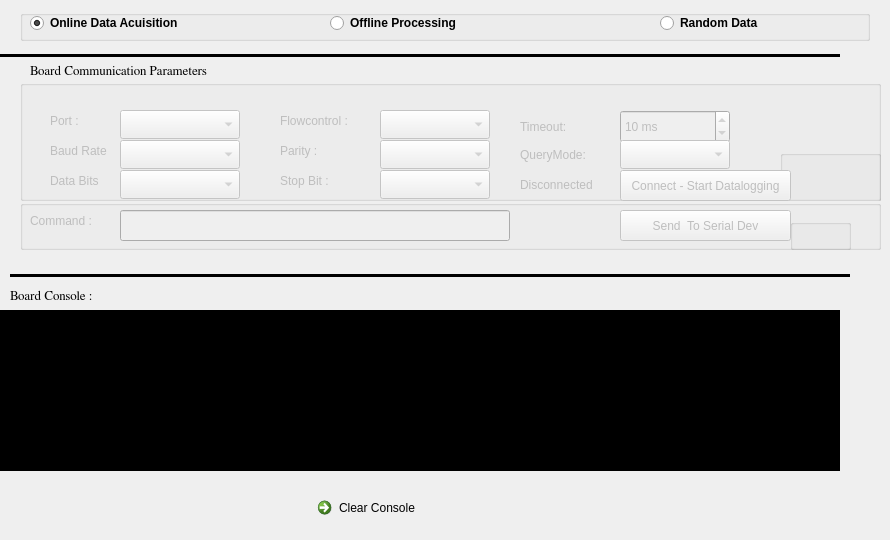
    <widget class="QWidget" name="tab_2">
     <attribute name="title">
      <string>Serial Configuration</string>
     </attribute>
     <widget class="QLabel" name="label">
      <property name="geometry">
       <rect>
        <x>30</x>
        <y>60</y>
        <width>251</width>
        <height>21</height>
       </rect>
      </property>
      <property name="font">
       <font>
        <family>FreeSerif</family>
        <pointsize>10</pointsize>
        <weight>50</weight>
        <bold>false</bold>
       </font>
      </property>
      <property name="text">
       <string>Board Communication Parameters</string>
      </property>
     </widget>
     <widget class="QLabel" name="label_2">
      <property name="geometry">
       <rect>
        <x>10</x>
        <y>280</y>
        <width>91</width>
        <height>31</height>
       </rect>
      </property>
      <property name="font">
       <font>
        <family>FreeSerif</family>
        <pointsize>10</pointsize>
        <weight>50</weight>
        <bold>false</bold>
       </font>
      </property>
      <property name="text">
       <string>Board Console :</string>
      </property>
     </widget>
     <widget class="QTextEdit" name="console">
      <property name="enabled">
       <bool>true</bool>
      </property>
      <property name="geometry">
       <rect>
        <x>0</x>
        <y>310</y>
        <width>840</width>
        <height>161</height>
       </rect>
      </property>
      <property name="font">
       <font>
        <family>Consolas</family>
        <pointsize>10</pointsize>
        <weight>50</weight>
        <italic>false</italic>
        <bold>false</bold>
       </font>
      </property>
      <property name="styleSheet">
       <string notr="true">background-color: rgb(0, 0, 0);
color: rgb(0, 255, 0);
font: 10pt &quot;Consolas&quot;;</string>
      </property>
      <property name="readOnly">
       <bool>true</bool>
      </property>
      <property name="html">
       <string>&lt;!DOCTYPE HTML PUBLIC &quot;-//W3C//DTD HTML 4.0//EN&quot; &quot;http://www.w3.org/TR/REC-html40/strict.dtd&quot;&gt;
&lt;html&gt;&lt;head&gt;&lt;meta name=&quot;qrichtext&quot; content=&quot;1&quot; /&gt;&lt;style type=&quot;text/css&quot;&gt;
p, li { white-space: pre-wrap; }
&lt;/style&gt;&lt;/head&gt;&lt;body style=&quot; font-family:'Consolas'; font-size:10pt; font-weight:400; font-style:normal;&quot;&gt;
&lt;p style=&quot; margin-top:0px; margin-bottom:0px; margin-left:0px; margin-right:0px; -qt-block-indent:0; text-indent:0px;&quot;&gt;&lt;br /&gt;&lt;/p&gt;&lt;/body&gt;&lt;/html&gt;</string>
      </property>
     </widget>
     <widget class="Line" name="line_8">
      <property name="geometry">
       <rect>
        <x>10</x>
        <y>260</y>
        <width>840</width>
        <height>31</height>
       </rect>
      </property>
      <property name="font">
       <font>
        <weight>50</weight>
        <bold>false</bold>
       </font>
      </property>
      <property name="frameShadow">
       <enum>QFrame::Plain</enum>
      </property>
      <property name="lineWidth">
       <number>3</number>
      </property>
      <property name="midLineWidth">
       <number>3</number>
      </property>
      <property name="orientation">
       <enum>Qt::Horizontal</enum>
      </property>
     </widget>
     <widget class="QCommandLinkButton" name="commandLinkBtnClearConsole">
      <property name="geometry">
       <rect>
        <x>310</x>
        <y>490</y>
        <width>178</width>
        <height>41</height>
       </rect>
      </property>
      <property name="font">
       <font>
        <family>Segoe UI</family>
        <weight>50</weight>
        <bold>false</bold>
       </font>
      </property>
      <property name="text">
       <string>Clear Console</string>
      </property>
     </widget>
     <widget class="Line" name="line_14">
      <property name="geometry">
       <rect>
        <x>0</x>
        <y>40</y>
        <width>840</width>
        <height>31</height>
       </rect>
      </property>
      <property name="font">
       <font>
        <weight>50</weight>
        <bold>false</bold>
       </font>
      </property>
      <property name="frameShadow">
       <enum>QFrame::Plain</enum>
      </property>
      <property name="lineWidth">
       <number>3</number>
      </property>
      <property name="midLineWidth">
       <number>3</number>
      </property>
      <property name="orientation">
       <enum>Qt::Horizontal</enum>
      </property>
     </widget>
     <widget class="QGroupBox" name="groupBox_hardware">
      <property name="enabled">
       <bool>false</bool>
      </property>
      <property name="geometry">
       <rect>
        <x>20</x>
        <y>80</y>
        <width>861</width>
        <height>121</height>
       </rect>
      </property>
      <property name="font">
       <font>
        <weight>50</weight>
        <bold>false</bold>
       </font>
      </property>
      <property name="title">
       <string/>
      </property>
      <widget class="QComboBox" name="dataBitComboBox">
       <property name="geometry">
        <rect>
         <x>100</x>
         <y>90</y>
         <width>120</width>
         <height>29</height>
        </rect>
       </property>
       <property name="font">
        <font>
         <weight>50</weight>
         <bold>false</bold>
        </font>
       </property>
       <property name="currentIndex">
        <number>-1</number>
       </property>
      </widget>
      <widget class="QLabel" name="label_5">
       <property name="geometry">
        <rect>
         <x>30</x>
         <y>90</y>
         <width>66</width>
         <height>21</height>
        </rect>
       </property>
       <property name="font">
        <font>
         <weight>50</weight>
         <bold>false</bold>
        </font>
       </property>
       <property name="text">
        <string>Data Bits</string>
       </property>
      </widget>
      <widget class="QLabel" name="label_8">
       <property name="geometry">
        <rect>
         <x>260</x>
         <y>90</y>
         <width>80</width>
         <height>21</height>
        </rect>
       </property>
       <property name="font">
        <font>
         <weight>50</weight>
         <bold>false</bold>
        </font>
       </property>
       <property name="text">
        <string>Stop Bit :</string>
       </property>
      </widget>
      <widget class="QComboBox" name="StopbitComboBox">
       <property name="geometry">
        <rect>
         <x>360</x>
         <y>90</y>
         <width>110</width>
         <height>29</height>
        </rect>
       </property>
       <property name="font">
        <font>
         <weight>50</weight>
         <bold>false</bold>
        </font>
       </property>
      </widget>
      <widget class="QLabel" name="connstatlabel">
       <property name="geometry">
        <rect>
         <x>500</x>
         <y>90</y>
         <width>80</width>
         <height>29</height>
        </rect>
       </property>
       <property name="font">
        <font>
         <weight>50</weight>
         <bold>false</bold>
        </font>
       </property>
       <property name="text">
        <string>Disconnected</string>
       </property>
      </widget>
      <widget class="QPushButton" name="connectOrDisconnectBtn">
       <property name="geometry">
        <rect>
         <x>600</x>
         <y>90</y>
         <width>171</width>
         <height>31</height>
        </rect>
       </property>
       <property name="font">
        <font>
         <weight>50</weight>
         <bold>false</bold>
        </font>
       </property>
       <property name="text">
        <string>Connect - Start Datalogging</string>
       </property>
       <property name="icon">
        <iconset>
         <normaloff>../../../../Downloads/icons/plug--arrow.png</normaloff>../../../../Downloads/icons/plug--arrow.png</iconset>
       </property>
      </widget>
      <widget class="QGroupBox" name="groupBox_3">
       <property name="geometry">
        <rect>
         <x>760</x>
         <y>70</y>
         <width>101</width>
         <height>61</height>
        </rect>
       </property>
       <property name="font">
        <font>
         <weight>50</weight>
         <bold>false</bold>
        </font>
       </property>
       <property name="title">
        <string/>
       </property>
       <layout class="QGridLayout" name="gridLayout_4">
        <item row="0" column="0">
         <layout class="QHBoxLayout" name="layoutPlugin_2">
          <item>
           <widget class="QLedIndicator" name="ledIndicator_1" native="true">
            <property name="enabled">
             <bool>false</bool>
            </property>
            <property name="font">
             <font>
              <weight>50</weight>
              <bold>false</bold>
             </font>
            </property>
            <property name="toolTip">
             <string>Led indicator/button</string>
            </property>
            <property name="whatsThis">
             <string>Led indicator/button</string>
            </property>
            <property name="checked" stdset="0">
             <bool>false</bool>
            </property>
            <property name="onColor1" stdset="0">
             <color>
              <red>255</red>
              <green>0</green>
              <blue>0</blue>
             </color>
            </property>
            <property name="onColor2" stdset="0">
             <color>
              <red>176</red>
              <green>0</green>
              <blue>2</blue>
             </color>
            </property>
            <property name="offColor1" stdset="0">
             <color>
              <red>28</red>
              <green>0</green>
              <blue>0</blue>
             </color>
            </property>
            <property name="offColor2" stdset="0">
             <color>
              <red>156</red>
              <green>0</green>
              <blue>2</blue>
             </color>
            </property>
           </widget>
          </item>
         </layout>
        </item>
       </layout>
      </widget>
      <widget class="QLabel" name="label_7">
       <property name="geometry">
        <rect>
         <x>260</x>
         <y>60</y>
         <width>80</width>
         <height>21</height>
        </rect>
       </property>
       <property name="font">
        <font>
         <weight>50</weight>
         <bold>false</bold>
        </font>
       </property>
       <property name="text">
        <string>Parity :</string>
       </property>
      </widget>
      <widget class="QComboBox" name="baudRateComboBox">
       <property name="geometry">
        <rect>
         <x>100</x>
         <y>60</y>
         <width>120</width>
         <height>29</height>
        </rect>
       </property>
       <property name="font">
        <font>
         <weight>50</weight>
         <bold>false</bold>
        </font>
       </property>
       <property name="currentIndex">
        <number>-1</number>
       </property>
      </widget>
      <widget class="QSpinBox" name="timeoutComboBox">
       <property name="geometry">
        <rect>
         <x>600</x>
         <y>30</y>
         <width>110</width>
         <height>33</height>
        </rect>
       </property>
       <property name="font">
        <font>
         <weight>50</weight>
         <bold>false</bold>
        </font>
       </property>
       <property name="suffix">
        <string> ms</string>
       </property>
       <property name="minimum">
        <number>-1</number>
       </property>
       <property name="maximum">
        <number>10000</number>
       </property>
       <property name="singleStep">
        <number>10</number>
       </property>
       <property name="value">
        <number>10</number>
       </property>
      </widget>
      <widget class="QLabel" name="label_3">
       <property name="geometry">
        <rect>
         <x>30</x>
         <y>30</y>
         <width>91</width>
         <height>21</height>
        </rect>
       </property>
       <property name="font">
        <font>
         <weight>50</weight>
         <bold>false</bold>
        </font>
       </property>
       <property name="text">
        <string>Port :</string>
       </property>
      </widget>
      <widget class="QLabel" name="label_10">
       <property name="geometry">
        <rect>
         <x>500</x>
         <y>60</y>
         <width>80</width>
         <height>29</height>
        </rect>
       </property>
       <property name="font">
        <font>
         <weight>50</weight>
         <bold>false</bold>
        </font>
       </property>
       <property name="text">
        <string>QueryMode:</string>
       </property>
      </widget>
      <widget class="QLabel" name="label_4">
       <property name="geometry">
        <rect>
         <x>30</x>
         <y>60</y>
         <width>66</width>
         <height>21</height>
        </rect>
       </property>
       <property name="font">
        <font>
         <weight>50</weight>
         <bold>false</bold>
        </font>
       </property>
       <property name="text">
        <string>Baud Rate</string>
       </property>
      </widget>
      <widget class="QComboBox" name="queryModeComboBox">
       <property name="geometry">
        <rect>
         <x>600</x>
         <y>60</y>
         <width>110</width>
         <height>29</height>
        </rect>
       </property>
       <property name="font">
        <font>
         <weight>50</weight>
         <bold>false</bold>
        </font>
       </property>
      </widget>
      <widget class="QComboBox" name="portComboBox">
       <property name="geometry">
        <rect>
         <x>100</x>
         <y>30</y>
         <width>120</width>
         <height>29</height>
        </rect>
       </property>
       <property name="font">
        <font>
         <weight>50</weight>
         <bold>false</bold>
        </font>
       </property>
       <property name="currentIndex">
        <number>-1</number>
       </property>
      </widget>
      <widget class="QLabel" name="label_11">
       <property name="geometry">
        <rect>
         <x>500</x>
         <y>30</y>
         <width>56</width>
         <height>33</height>
        </rect>
       </property>
       <property name="font">
        <font>
         <weight>50</weight>
         <bold>false</bold>
        </font>
       </property>
       <property name="text">
        <string>Timeout:</string>
       </property>
      </widget>
      <widget class="QComboBox" name="parityComboBox">
       <property name="geometry">
        <rect>
         <x>360</x>
         <y>60</y>
         <width>110</width>
         <height>29</height>
        </rect>
       </property>
       <property name="font">
        <font>
         <weight>50</weight>
         <bold>false</bold>
        </font>
       </property>
      </widget>
      <widget class="QLabel" name="label_6">
       <property name="geometry">
        <rect>
         <x>260</x>
         <y>30</y>
         <width>101</width>
         <height>21</height>
        </rect>
       </property>
       <property name="font">
        <font>
         <weight>50</weight>
         <bold>false</bold>
        </font>
       </property>
       <property name="text">
        <string>Flowcontrol :</string>
       </property>
      </widget>
      <widget class="QComboBox" name="flowComboBox">
       <property name="geometry">
        <rect>
         <x>360</x>
         <y>30</y>
         <width>110</width>
         <height>29</height>
        </rect>
       </property>
       <property name="font">
        <font>
         <weight>50</weight>
         <bold>false</bold>
        </font>
       </property>
      </widget>
      <zorder>dataBitComboBox</zorder>
      <zorder>label_5</zorder>
      <zorder>label_8</zorder>
      <zorder>StopbitComboBox</zorder>
      <zorder>connstatlabel</zorder>
      <zorder>groupBox_3</zorder>
      <zorder>label_7</zorder>
      <zorder>baudRateComboBox</zorder>
      <zorder>timeoutComboBox</zorder>
      <zorder>label_3</zorder>
      <zorder>label_10</zorder>
      <zorder>label_4</zorder>
      <zorder>queryModeComboBox</zorder>
      <zorder>portComboBox</zorder>
      <zorder>label_11</zorder>
      <zorder>parityComboBox</zorder>
      <zorder>label_6</zorder>
      <zorder>flowComboBox</zorder>
      <zorder>connectOrDisconnectBtn</zorder>
     </widget>
     <widget class="QGroupBox" name="groupBox_command">
      <property name="enabled">
       <bool>false</bool>
      </property>
      <property name="geometry">
       <rect>
        <x>20</x>
        <y>200</y>
        <width>861</width>
        <height>50</height>
       </rect>
      </property>
      <property name="font">
       <font>
        <weight>50</weight>
        <bold>false</bold>
       </font>
      </property>
      <property name="title">
       <string/>
      </property>
      <widget class="QPushButton" name="SendToSerialPort">
       <property name="geometry">
        <rect>
         <x>600</x>
         <y>10</y>
         <width>171</width>
         <height>31</height>
        </rect>
       </property>
       <property name="font">
        <font>
         <weight>50</weight>
         <bold>false</bold>
        </font>
       </property>
       <property name="text">
        <string>Send  To Serial Dev</string>
       </property>
      </widget>
      <widget class="QGroupBox" name="groupBox_4">
       <property name="geometry">
        <rect>
         <x>770</x>
         <y>19</y>
         <width>61</width>
         <height>31</height>
        </rect>
       </property>
       <property name="font">
        <font>
         <weight>50</weight>
         <bold>false</bold>
        </font>
       </property>
       <property name="title">
        <string/>
       </property>
       <layout class="QGridLayout" name="gridLayout_5"/>
      </widget>
      <widget class="QLabel" name="label_9">
       <property name="geometry">
        <rect>
         <x>10</x>
         <y>10</y>
         <width>71</width>
         <height>21</height>
        </rect>
       </property>
       <property name="font">
        <font>
         <weight>50</weight>
         <bold>false</bold>
        </font>
       </property>
       <property name="text">
        <string>Command :</string>
       </property>
      </widget>
      <widget class="QLineEdit" name="sendLineEdit">
       <property name="geometry">
        <rect>
         <x>100</x>
         <y>10</y>
         <width>390</width>
         <height>31</height>
        </rect>
       </property>
       <property name="font">
        <font>
         <weight>50</weight>
         <bold>false</bold>
        </font>
       </property>
      </widget>
      <widget class="QLedIndicator" name="ledIndicator_2" native="true">
       <property name="enabled">
        <bool>false</bool>
       </property>
       <property name="geometry">
        <rect>
         <x>790</x>
         <y>0</y>
         <width>79</width>
         <height>39</height>
        </rect>
       </property>
       <property name="font">
        <font>
         <weight>50</weight>
         <bold>false</bold>
        </font>
       </property>
       <property name="toolTip">
        <string>Led indicator/button</string>
       </property>
       <property name="whatsThis">
        <string>Led indicator/button</string>
       </property>
       <property name="checked" stdset="0">
        <bool>false</bool>
       </property>
       <property name="onColor1" stdset="0">
        <color>
         <red>255</red>
         <green>0</green>
         <blue>0</blue>
        </color>
       </property>
       <property name="onColor2" stdset="0">
        <color>
         <red>176</red>
         <green>0</green>
         <blue>2</blue>
        </color>
       </property>
       <property name="offColor1" stdset="0">
        <color>
         <red>28</red>
         <green>0</green>
         <blue>0</blue>
        </color>
       </property>
       <property name="offColor2" stdset="0">
        <color>
         <red>156</red>
         <green>0</green>
         <blue>2</blue>
        </color>
       </property>
      </widget>
      <widget class="QWidget" name="layoutWidget">
       <property name="geometry">
        <rect>
         <x>770</x>
         <y>0</y>
         <width>81</width>
         <height>41</height>
        </rect>
       </property>
       <layout class="QHBoxLayout" name="layoutPlugin_3"/>
      </widget>
     </widget>
     <widget class="QGroupBox" name="groupBox_7">
      <property name="geometry">
       <rect>
        <x>20</x>
        <y>10</y>
        <width>850</width>
        <height>31</height>
       </rect>
      </property>
      <property name="title">
       <string/>
      </property>
      <widget class="QRadioButton" name="radioButton_offline">
       <property name="geometry">
        <rect>
         <x>310</x>
         <y>0</y>
         <width>150</width>
         <height>26</height>
        </rect>
       </property>
       <property name="font">
        <font>
         <weight>75</weight>
         <bold>true</bold>
        </font>
       </property>
       <property name="text">
        <string>Offline Processing</string>
       </property>
      </widget>
      <widget class="QRadioButton" name="radioButton_online">
       <property name="geometry">
        <rect>
         <x>10</x>
         <y>0</y>
         <width>171</width>
         <height>26</height>
        </rect>
       </property>
       <property name="font">
        <font>
         <weight>75</weight>
         <bold>true</bold>
        </font>
       </property>
       <property name="text">
        <string>Online Data Acuisition</string>
       </property>
       <property name="checked">
        <bool>true</bool>
       </property>
      </widget>
      <widget class="QRadioButton" name="radioButton_randData">
       <property name="geometry">
        <rect>
         <x>640</x>
         <y>0</y>
         <width>110</width>
         <height>26</height>
        </rect>
       </property>
       <property name="font">
        <font>
         <weight>75</weight>
         <bold>true</bold>
        </font>
       </property>
       <property name="text">
        <string>Random Data </string>
       </property>
       <property name="checked">
        <bool>false</bool>
       </property>
      </widget>
     </widget>
    </widget>
